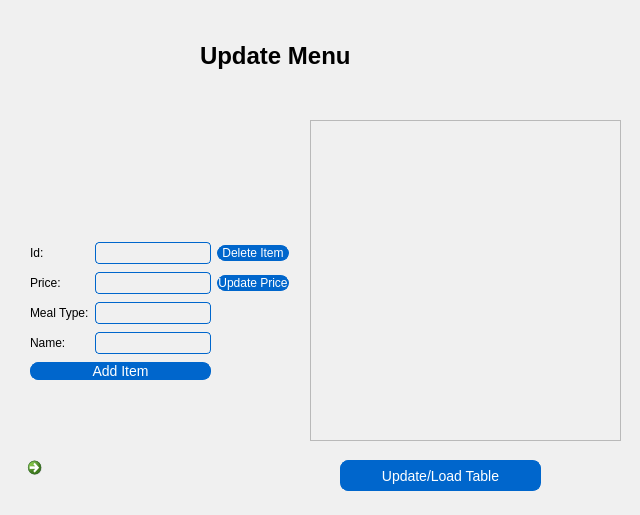
<?xml version="1.0" encoding="UTF-8"?>
<ui version="4.0">
 <class>admin_edit_menu</class>
 <widget class="QDialog" name="admin_edit_menu">
  <property name="geometry">
   <rect>
    <x>0</x>
    <y>0</y>
    <width>640</width>
    <height>515</height>
   </rect>
  </property>
  <property name="windowTitle">
   <string>Update Menu</string>
  </property>
  <property name="styleSheet">
   <string notr="true">background-color: rgb(240, 240, 240);</string>
  </property>
  <widget class="QTableView" name="tableView">
   <property name="geometry">
    <rect>
     <x>310</x>
     <y>120</y>
     <width>311</width>
     <height>321</height>
    </rect>
   </property>
   <property name="styleSheet">
    <string notr="true">QTableView {
    alternate-background-color: #E6F7FF;
    gridline-color: #B0B0B0;
}

QTableView:hover {
    border: 1px solid #0066CC;
}
</string>
   </property>
  </widget>
  <widget class="QPushButton" name="loadTable">
   <property name="geometry">
    <rect>
     <x>340</x>
     <y>460</y>
     <width>201</width>
     <height>31</height>
    </rect>
   </property>
   <property name="styleSheet">
    <string notr="true">QPushButton {
background-color: #0066CC;
color: white;
border: 1px solid #0066CC;
border-radius: 8px;
font-size: 14px;
font-family: 'Arial'
}

QPushButton:hover {
background-color: #005599;
}

QPushButton:pressed {
background-color: #004080;
border: 1px solid #004080;
}

</string>
   </property>
   <property name="text">
    <string>Update/Load Table</string>
   </property>
  </widget>
  <widget class="QWidget" name="layoutWidget">
   <property name="geometry">
    <rect>
     <x>30</x>
     <y>240</y>
     <width>259</width>
     <height>146</height>
    </rect>
   </property>
   <layout class="QGridLayout" name="gridLayout">
    <item row="0" column="0">
     <widget class="QLabel" name="label">
      <property name="text">
       <string>Id:</string>
      </property>
     </widget>
    </item>
    <item row="0" column="1">
     <widget class="QLineEdit" name="id">
      <property name="styleSheet">
       <string notr="true">QLineEdit {
    border: 1px solid #0066CC;
    border-radius: 4px;
    padding: 2px 4px;
    font-size: 12px;
    font-family: 'Arial';
}

QLineEdit:hover {
    border: 1px solid #005599;
}

QLineEdit:focus {
    border: 1px solid #004080;
}
</string>
      </property>
     </widget>
    </item>
    <item row="0" column="2">
     <widget class="QPushButton" name="deleteItem">
      <property name="styleSheet">
       <string notr="true">QPushButton {
background-color: #0066CC;
color: white;
border: 1px solid #0066CC;
border-radius: 8px;
font-size: 12px;
font-family: 'Arial'
}

QPushButton:hover {
background-color: #005599;
}

QPushButton:pressed {
background-color: #004080;
border: 1px solid #004080;
}

</string>
      </property>
      <property name="text">
       <string>Delete Item</string>
      </property>
     </widget>
    </item>
    <item row="1" column="0">
     <widget class="QLabel" name="label_2">
      <property name="text">
       <string>Price:</string>
      </property>
     </widget>
    </item>
    <item row="1" column="1">
     <widget class="QLineEdit" name="price">
      <property name="styleSheet">
       <string notr="true">QLineEdit {
    border: 1px solid #0066CC;
    border-radius: 4px;
    padding: 2px 4px;
    font-size: 12px;
    font-family: 'Arial';
}

QLineEdit:hover {
    border: 1px solid #005599;
}

QLineEdit:focus {
    border: 1px solid #004080;
}
</string>
      </property>
     </widget>
    </item>
    <item row="1" column="2">
     <widget class="QPushButton" name="updatePrice">
      <property name="styleSheet">
       <string notr="true">QPushButton {
background-color: #0066CC;
color: white;
border: 1px solid #0066CC;
border-radius: 8px;
font-size: 12px;
font-family: 'Arial'
}

QPushButton:hover {
background-color: #005599;
}

QPushButton:pressed {
background-color: #004080;
border: 1px solid #004080;
}

</string>
      </property>
      <property name="text">
       <string>Update Price</string>
      </property>
     </widget>
    </item>
    <item row="2" column="0">
     <widget class="QLabel" name="label_3">
      <property name="text">
       <string>Meal Type:</string>
      </property>
     </widget>
    </item>
    <item row="3" column="0">
     <widget class="QLabel" name="label_4">
      <property name="text">
       <string>Name:</string>
      </property>
     </widget>
    </item>
    <item row="4" column="0" colspan="2">
     <widget class="QPushButton" name="addItem">
      <property name="styleSheet">
       <string notr="true">QPushButton {
background-color: #0066CC;
color: white;
border: 1px solid #0066CC;
border-radius: 8px;
font-size: 14px;
font-family: 'Arial'
}

QPushButton:hover {
background-color: #005599;
}

QPushButton:pressed {
background-color: #004080;
border: 1px solid #004080;
}

</string>
      </property>
      <property name="text">
       <string>Add Item</string>
      </property>
     </widget>
    </item>
    <item row="2" column="1">
     <widget class="QLineEdit" name="mealType">
      <property name="styleSheet">
       <string notr="true">QLineEdit {
    border: 1px solid #0066CC;
    border-radius: 4px;
    padding: 2px 4px;
    font-size: 12px;
    font-family: 'Arial';
}

QLineEdit:hover {
    border: 1px solid #005599;
}

QLineEdit:focus {
    border: 1px solid #004080;
}
</string>
      </property>
     </widget>
    </item>
    <item row="3" column="1">
     <widget class="QLineEdit" name="name">
      <property name="styleSheet">
       <string notr="true">QLineEdit {
    border: 1px solid #0066CC;
    border-radius: 4px;
    padding: 2px 4px;
    font-size: 12px;
    font-family: 'Arial';
}

QLineEdit:hover {
    border: 1px solid #005599;
}

QLineEdit:focus {
    border: 1px solid #004080;
}
</string>
      </property>
     </widget>
    </item>
   </layout>
  </widget>
  <widget class="QLabel" name="label_5">
   <property name="geometry">
    <rect>
     <x>370</x>
     <y>40</y>
     <width>51</width>
     <height>41</height>
    </rect>
   </property>
   <property name="text">
    <string/>
   </property>
   <property name="pixmap">
    <pixmap resource="img.qrc">:/images/food-app.png</pixmap>
   </property>
   <property name="scaledContents">
    <bool>true</bool>
   </property>
  </widget>
  <widget class="QLabel" name="label_7">
   <property name="geometry">
    <rect>
     <x>200</x>
     <y>20</y>
     <width>281</width>
     <height>71</height>
    </rect>
   </property>
   <property name="styleSheet">
    <string notr="true">QLabel{
    font-weight: bold;
    /*text-transform: uppercase;*/
    font-size: 24px;

}</string>
   </property>
   <property name="text">
    <string>Update Menu</string>
   </property>
  </widget>
  <widget class="QCommandLinkButton" name="backButton">
   <property name="geometry">
    <rect>
     <x>20</x>
     <y>450</y>
     <width>51</width>
     <height>53</height>
    </rect>
   </property>
   <property name="text">
    <string/>
   </property>
   <property name="icon">
    <iconset resource="img.qrc">
     <normaloff>:/images/left.png</normaloff>:/images/left.png</iconset>
   </property>
   <property name="iconSize">
    <size>
     <width>30</width>
     <height>30</height>
    </size>
   </property>
  </widget>
  <zorder>label_7</zorder>
  <zorder>tableView</zorder>
  <zorder>loadTable</zorder>
  <zorder>layoutWidget</zorder>
  <zorder>label_5</zorder>
  <zorder>backButton</zorder>
 </widget>
 <resources>
  <include location="img.qrc"/>
 </resources>
 <connections/>
</ui>
